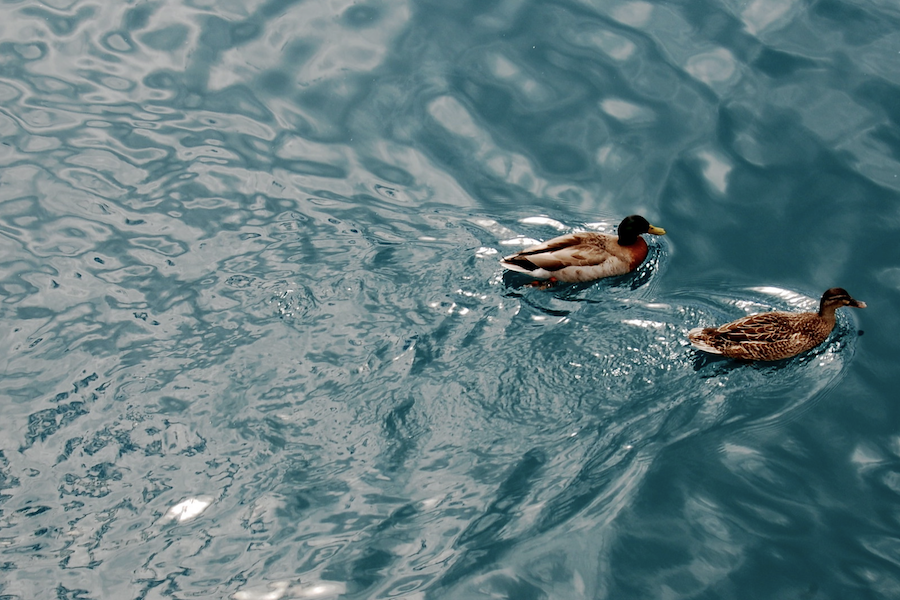
#> input picture EJERCICIOS/EJ 1/IMG01.png, 900 x 600 px
$ python ejercicio.py
#> lines starting #> are read from the running program, lines starting #| are printed output that depends on the picture; after the words box and inside, x2 and y2 are one past the last pixel; in counts of white or black regions, pixels touching at a corner belong together
import cv2
import numpy as np

patos = cv2.imread("IMG01.png", cv2.IMREAD_GRAYSCALE)
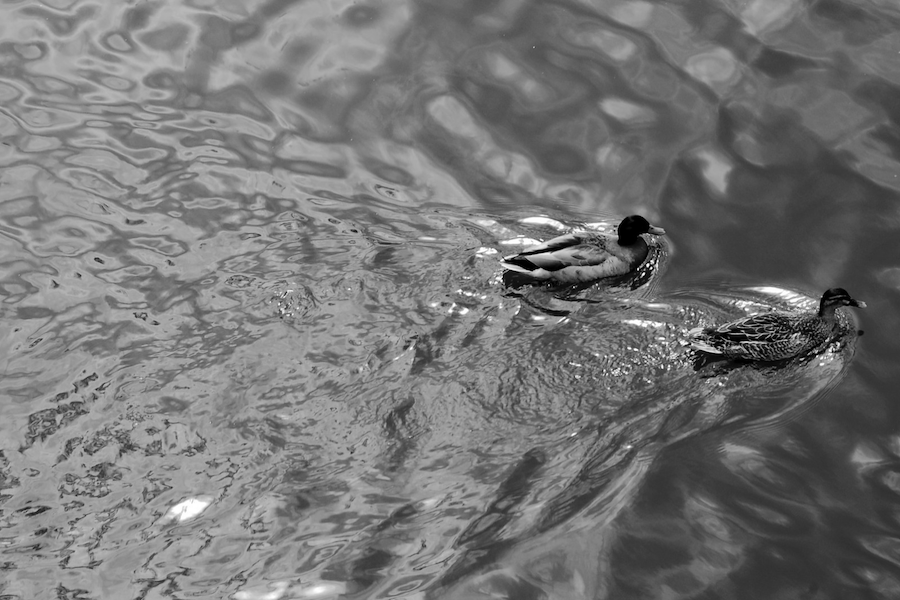
#> patos: shape (600, 900); min 0, max 255, mean 117.3
lapiz = cv2.imread("IMG02.png")
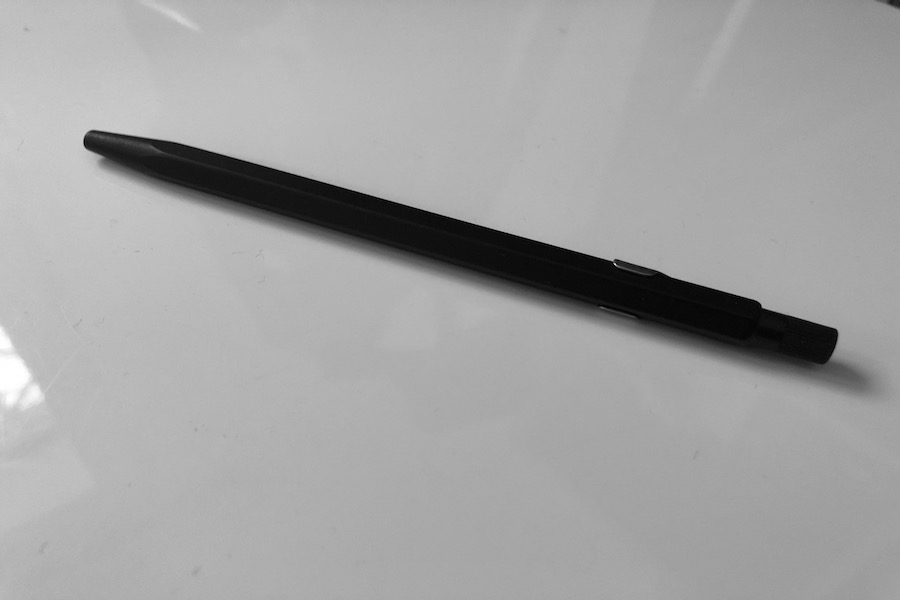
#> input picture EJERCICIOS/EJ 1/IMG02.png, 900 x 600 px
#> lapiz is the input picture: shape (600, 900, 3); min 0, max 255, mean 163
flor = cv2.imread("IMG03a.png")
fondo = cv2.imread("IMG03b.png")

def print_img(img):
    cv2.imshow('Gray image', img)
    cv2.waitKey(0)
    cv2.destroyAllWindows()

def find_point(rows, cols, binary, inverse, columna):
    r = 0
    c = 0
    count = 0
    # inverse es un booleano que dice si estamos buscando el punto
    # de arriba izquierda o abajo a la derrecha
    #invertimos según la variable
    if not inverse:
        r_r = range(rows)
        r_c = range(cols)
    else:
        r_r = range(rows-1, 0 , -1)
        r_c = range(cols-1, 0 , -1)

    if not columna:
        #buscamos la fila donde se encuentran los primeros pixeles negros
        for row in r_r:
            for col in r_c:
                if binary[row][col] == 255:
                    r+= row
                    c += col
                    if count <3:
                        count += 1
                    break
            if count == 3:
                break
        print("kjsddjjkad")
    else:
        #buscamos la columna donde se encuentran los primeros pixeles negros
        count = 0
        for col in r_c:
            for row in r_r:
                if binary[row][col] == 255:
                    c+= col
                    r += row
                    if count <3:
                        count += 1
                    break
            if count == 3:
                break

    if not inverse:
        r, c = int(r/3) , int(c/3)
    else:
        r, c = int(r/3) , int(c/3)
    return r,c


def patos_find(patos_img):
    rows, cols,_ = patos_img.shape
    for row in range(rows):
        for col in range(cols):
            if patos_img[row][col]==[0,0,0]:
                patos_img[row][col] = 0
            else:
                patos_img[row][col] = 255

    print_img(patos_img)


def find_flor(flor_img, fondo_img):
    SECOND_CROP = (800,600)

    #hacemos un resize
    flor_img = cv2.resize(flor_img, SECOND_CROP)
    fondo_img = cv2.resize(fondo_img, SECOND_CROP)
    gray = cv2.cvtColor(flor_img, cv2.COLOR_BGR2GRAY)

    _, binary = cv2.threshold(gray, 30, 255, cv2.THRESH_BINARY)
    lista = [2,3,4]
    for i in lista:
        #iteramos en ventanas de ixi para sacar el ruido de la imagen
        # se hacen iteraciones para borrar primero los ruidos pequeños
        # y luego los más grandes que van quedando.
        kernel = np.ones((i,i),np.uint8)
        binary = cv2.morphologyEx(binary,cv2.MORPH_OPEN,kernel)
        binary = cv2.morphologyEx(binary,cv2.MORPH_CLOSE,kernel)

    rows, cols,_ = flor_img.shape
    for row in range(rows-3):
        for col in range(cols-3):
            if binary[row][col] ==255:
                fondo_img[row][col] = flor_img[row-3][col-3]

    print_img(fondo_img)

def pencil(pencil_img):
    pencil_img = cv2.resize(pencil_img, (800,600))
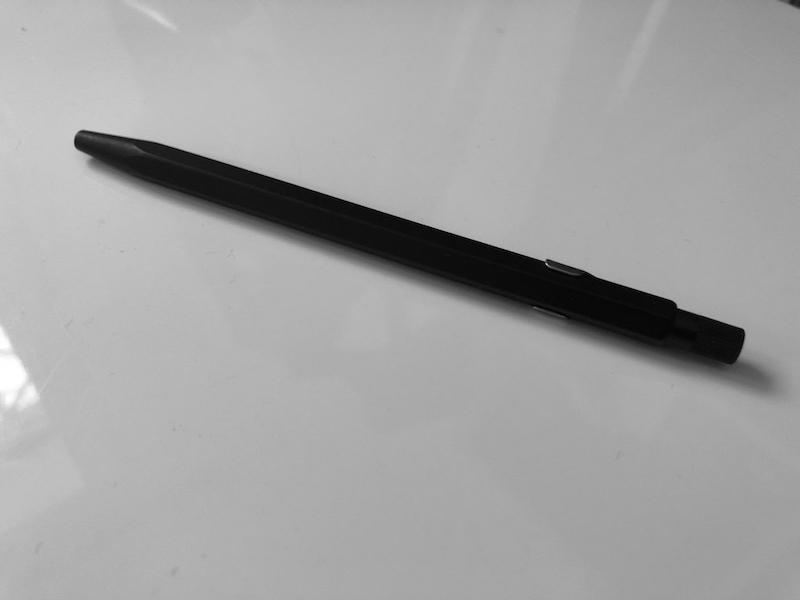
#> pencil_img: shape (600, 800, 3); min 0, max 255, mean 163
    gray = cv2.cvtColor(pencil_img, cv2.COLOR_BGR2GRAY)
    _, binary = cv2.threshold(gray, 70, 255, cv2.THRESH_BINARY_INV)
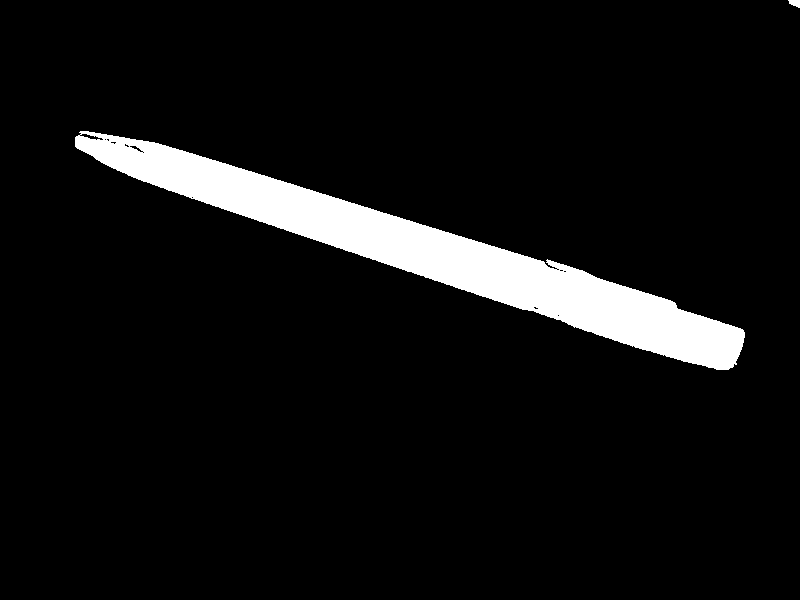
#> binary: shape (600, 800); 6.8% white; 2 white regions, box (x1, y1, x2, y2) and area: (75, 131, 745, 370) 32513, (788, 0, 800, 8) 67

    rows, cols = binary.shape
#> rows = 600; cols = 800
    r1, c1 = find_point(rows, cols, binary, False, True)
#> r1 = 136; c1 = 76
    r2, c2 = find_point(rows, cols, binary, True, False)
#> r2 = 368; c2 = 729
    r3, c3 = r2, c1
#> r3 = 368; c3 = 76

    ########## BORRAR CUANDO ESTE LISTO ########33
    cv2.line(pencil_img,(c1,r1),(c3,r3),(255,255,0),4)
    cv2.line(pencil_img,(c3,r3),(c2,r2),(255,255,0),4)
    cv2.line(pencil_img,(c2,r2),(c1,r1),(255,255,0),4)
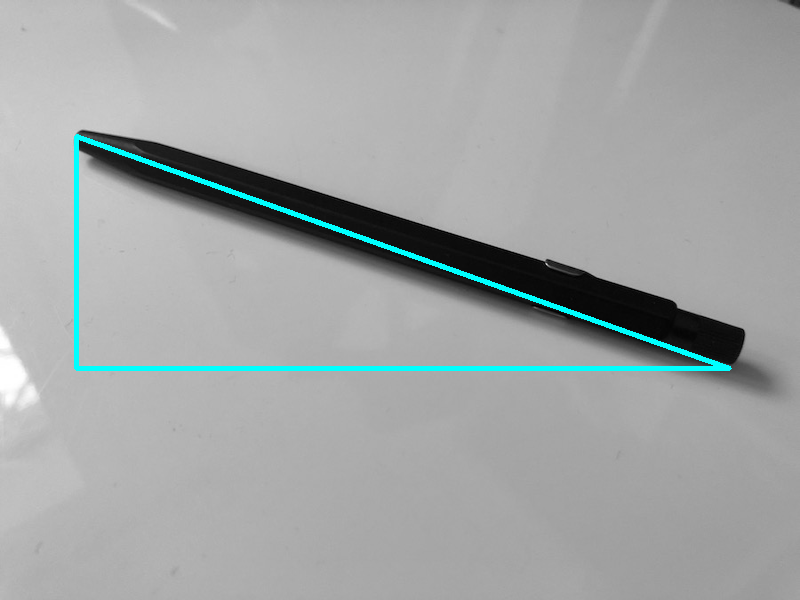
#> pencil_img: shape (600, 800, 3); mean of channels 0, 1, 2 165.5, 165.5, 161.3; drawn as B, G, R
    print_img(pencil_img)
    ################################################

    cateto1 = r3-r1
#> cateto1 = 232
    cateto2 = c2-c3
#> cateto2 = 653
    r2 = cateto1**2 + cateto2**2
#> r2 = 480233
    dist = round(r2**0.5)
#> dist = 693


    ##### PARA PONER EL TEXTO EN LA IMAGEN #####
    font = cv2.FONT_HERSHEY_SIMPLEX
    bottomLeftCornerOfText = (80,400)
    fontScale              = 1
    fontColor              = (255,255,255)
    lineType               = 2

    cv2.putText(binary,f'd = {dist} ',
        bottomLeftCornerOfText,
        font,
        fontScale,
        fontColor,
        lineType)
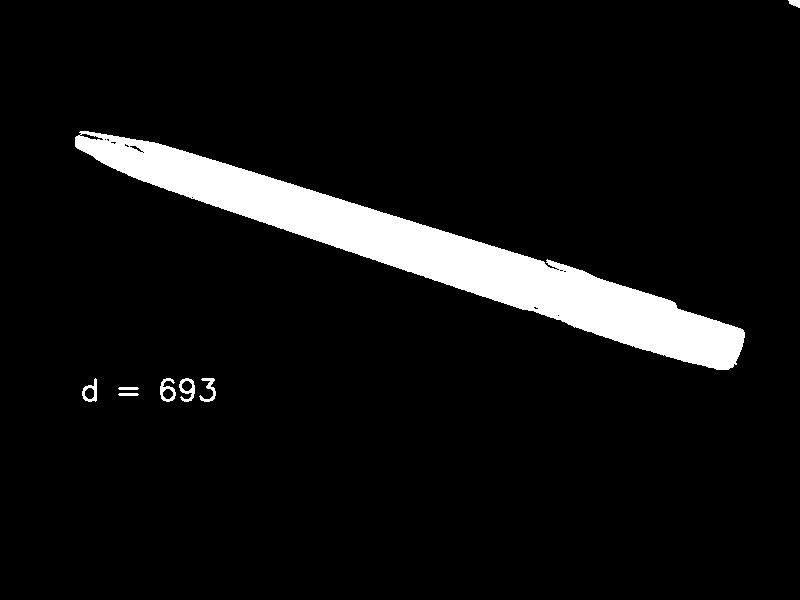
#> binary: shape (600, 800); 7% white; 8 white regions, largest, box (x1, y1, x2, y2) and area: (75, 131, 745, 370) 32513, (160, 378, 176, 402) 184, (179, 378, 195, 402) 184
    print_img(binary)

if __name__ == "__main__":
    pencil(lapiz)
#> (the run stopped early here; a loop or call above may not have finished)
